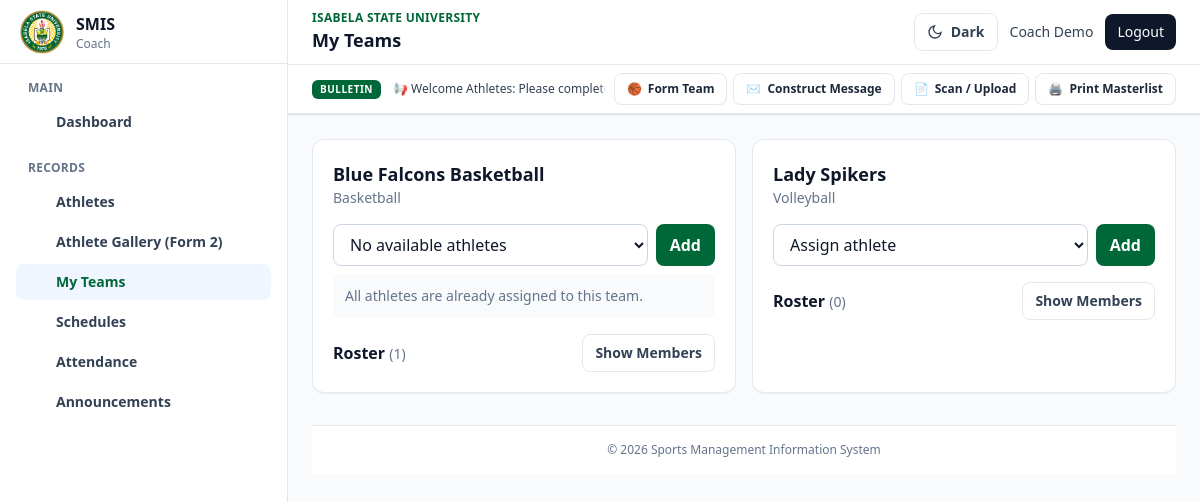
/index.php?page=teams (signed in), run on the app's committed database.
### tables this page shows
CREATE TABLE teams (
    id INT AUTO_INCREMENT PRIMARY KEY,
    sport_id INT NOT NULL,
    coach_id INT NULL,
    name VARCHAR(120) NOT NULL,
    description TEXT NULL,
    status ENUM('active','inactive') NOT NULL DEFAULT 'active',
    created_at TIMESTAMP DEFAULT CURRENT_TIMESTAMP,
    FOREIGN KEY (sport_id) REFERENCES sports(id) ON DELETE CASCADE,
    FOREIGN KEY (coach_id) REFERENCES users(id) ON DELETE SET NULL
);

CREATE TABLE sports (
    id INT AUTO_INCREMENT PRIMARY KEY,
    name VARCHAR(120) NOT NULL UNIQUE,
    description TEXT NULL,
    status ENUM('active','inactive') NOT NULL DEFAULT 'active',
    created_at TIMESTAMP DEFAULT CURRENT_TIMESTAMP
);

CREATE TABLE athletes (
    id INT AUTO_INCREMENT PRIMARY KEY,
    user_id INT NULL,
    student_id VARCHAR(60) NOT NULL UNIQUE,
    first_name VARCHAR(80) NOT NULL,
    middle_name VARCHAR(80) NULL,
    last_name VARCHAR(80) NOT NULL,
    gender VARCHAR(20) NULL,
    birthdate DATE NULL,
    age INT DEFAULT 0,
    address TEXT NULL,
    course VARCHAR(120) NULL,
    year_level VARCHAR(40) NULL,
    section VARCHAR(40) NULL,
    contact_number VARCHAR(30) NULL,
    guardian_name VARCHAR(120) NULL,
    guardian_contact VARCHAR(30) NULL,
    emergency_contact VARCHAR(30) NULL,
    height VARCHAR(20) NULL,
    weight VARCHAR(20) NULL,
    blood_type VARCHAR(10) NULL,
    medical_condition TEXT NULL,
    sport_id INT NULL,
    team_id INT NULL,
    position VARCHAR(80) NULL,
    athlete_status ENUM('Active','Inactive','Graduated','Injured') NOT NULL DEFAULT 'Active',
    profile_photo VARCHAR(255) NULL,
    created_at TIMESTAMP DEFAULT CURRENT_TIMESTAMP,
    FOREIGN KEY (user_id) REFERENCES users(id) ON DELETE SET NULL,
    FOREIGN KEY (sport_id) REFERENCES sports(id) ON DELETE SET NULL,
    FOREIGN KEY (team_id) REFERENCES teams(id) ON DELETE SET NULL
);

### app/includes/command_modals.php (called while the page is built, shortened)
<?php
$cmdUser = current_user();
$cmdRole = $cmdUser['role'] ?? '';
if (in_array($cmdRole, ['admin', 'sports_coordinator', 'coach'], true)) {
    $cmdAthletes = $pdo->query("SELECT id, student_id, first_name, last_name FROM athletes ORDER BY last_name, first_name")->fetchAll();
} else {
    $stmt = $pdo->prepare("SELECT id, student_id, first_name, last_name FROM athletes WHERE user_id=? LIMIT 1");
    $stmt->execute([$cmdUser['id'] ?? 0]);
    $cmdAthletes = $stmt->fetchAll();
}
?>

### public/index.php (called while the page is built, shortened)
<?php
require_once __DIR__ . '/../app/helpers/auth.php';
$role = current_user()['role'];
$page = preg_replace('/[^a-z_]/', '', $_GET['page'] ?? 'dashboard');
require __DIR__ . '/../app/views/' . $routes[$role][$page];

### app/helpers/auth.php (called while the page is built, shortened)
<?php
require_once __DIR__ . '/functions.php';
function current_user(): ?array
{
    return $_SESSION['user'] ?? null;
}

### app/controllers/TeamController.php (called while the page is built, shortened)
<?php
require_once __DIR__ . '/../helpers/auth.php';
class TeamController
{
    public function all(array $f = []): array
    {
        if ((current_user()['role'] ?? '') === 'coach') {
            $f['coach_id'] = current_user()['id'] ?? 0;
        }
        $where = !empty($f['coach_id']) ? 'WHERE t.coach_id=?' : 'WHERE 1=1';
        $params = !empty($f['coach_id']) ? [$f['coach_id']] : [];
        $stmt = $this->pdo->prepare("SELECT t.*, s.name sport_name, u.name coach_name FROM teams t LEFT JOIN sports s ON s.id=t.sport_id LEFT JOIN users u ON u.id=t.coach_id {$where} ORDER BY t.name");
        $stmt->execute($params);
        return $stmt->fetchAll();
    }
    public function roster(int $teamId): array
    {
        $stmt = $this->pdo->prepare('SELECT a.* FROM team_members tm JOIN athletes a ON a.id=tm.athlete_id WHERE tm.team_id=? ORDER BY a.last_name, a.first_name');
        $stmt->execute([$teamId]);
        return $stmt->fetchAll();
    }
}

### app/helpers/functions.php (called while the page is built, shortened)
<?php
function e(?string $value): string
{
    return htmlspecialchars((string)$value, ENT_QUOTES, 'UTF-8');
}
function project_url(string $path = ''): string
{
    $root = project_root_url();
    return $root . '/' . ltrim($path, '/');
}
function project_root_url(): string
{
    $script = str_replace('\\', '/', $_SERVER['SCRIPT_NAME'] ?? '');
    $root = preg_replace('#/(public|app)(/.*)?$#', '', $script);
    if ($root === $script) {
        $root = preg_replace('#/[^/]*\.php$#', '', $script);
    }
    return $root ?: '';
}

### app/views/coach/teams.php (the view, shortened to what this page needs)
<?php
require_once __DIR__ . '/../../controllers/TeamController.php';
$teamController = new TeamController($pdo);
$teams = $teamController->all(['coach_id' => current_user()['id']]);
$athletes = $pdo->query('SELECT id, student_id, first_name, last_name FROM athletes ORDER BY last_name, first_name')->fetchAll();
require __DIR__ . '/../../includes/header.php';
?>
<div class="min-h-screen lg:pl-72">
<?php require __DIR__ . '/../../includes/sidebar.php'; require __DIR__ . '/../../includes/navbar.php'; ?>
<main class="p-4 lg:p-6">
<div class="grid gap-4 lg:grid-cols-2">
<?php foreach ($teams as $t): ?>
    <?php $roster = $teamController->roster((int)$t['id']); ?>
    <?php $rosterIds = array_map('intval', array_column($roster, 'id')); ?>
    <?php $availableAthletes = array_values(array_filter($athletes, fn($athlete) => !in_array((int)$athlete['id'], $rosterIds, true))); ?>
    <article class="rounded-xl border border-slate-200 bg-white p-5 shadow-sm">
        <h2 class="text-lg font-bold"><?= e($t['name']) ?></h2>
        <p class="text-sm text-slate-500"><?= e($t['sport_name']) ?></p>
        <form class="mt-4 flex gap-2" method="post" action="<?= project_url('app/ajax/team_ajax.php') ?>" data-ajax-form>
            <select class="form-input" name="athlete_id" required>
                <option value=""><?= $availableAthletes ? 'Assign athlete' : 'No available athletes' ?></option>
            </select>
            <button class="btn-primary" <?= !$availableAthletes ? 'disabled' : '' ?>>Add</button>
        </form>
        <?php if (!$availableAthletes): ?>
            <p class="mt-2 rounded-lg bg-slate-50 p-3 text-sm text-slate-500">All athletes are already assigned to this team.</p>
        <?php endif; ?>
        <div class="mt-4 flex items-center justify-between">
            <h3 class="font-semibold">Roster <span class="text-sm font-normal text-slate-500">(<?= e((string)count($roster)) ?>)</span></h3>
            <button class="rounded-lg border border-slate-300 px-3 py-2 text-sm font-semibold text-slate-700 hover:bg-slate-50" type="button" data-modal-open="#team-roster-modal-<?= e($t['id']) ?>">Show Members</button>
        </div>
    </article>
<?php endforeach; ?>
</div>
<?php require __DIR__ . '/../../includes/footer.php'; ?>

### data on the page
teams: name "Blue Falcons Basketball", sport.name "Basketball", shows "All athletes are already assigned to this team.", count($roster) "1"
teams: name "Lady Spikers", sport.name "Volleyball", count($roster) "0"

### other printed values
app_setting('app_short_name', 'SMIS') "SMIS"
str_replace('_', ' ', $role) "Coach"
$groupLabel "MAIN"
$label "Dashboard"
$groupLabel "RECORDS"
$label "Athletes"
$label "Athlete Gallery (Form 2)"
$label "My Teams"
$label "Schedules"
$label "Attendance"
$label "Announcements"
school_name() "ISABELA STATE UNIVERSITY"
$pageTitle "My Teams"
$user['name'] "Coach Demo"
$item "📢 Welcome Athletes: Please…"
